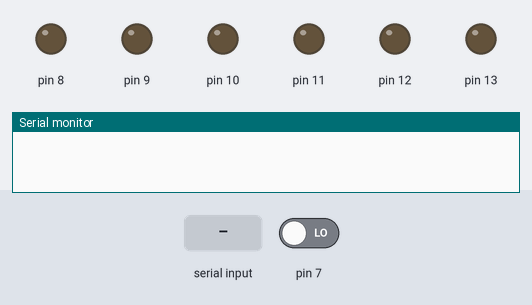
Bench run of a sketch on a simulated Arduino Uno, built with avr-gcc and run on an emulated ATmega328P. Parts: output pins drawn as LEDs (lit = HIGH), the last lines printed to the serial monitor. The test bench sets the inputs (shaded band); at power-on: pin 7 LOW.

Above: at 1.2 s.
1.3 s: byte 79 (79) received over Serial
2.8 s: "30,150\n" received over Serial
At 4.0 s:
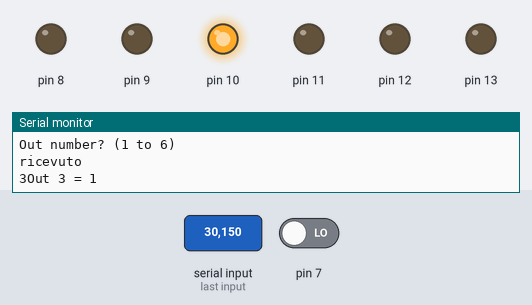
4.3 s: byte 73 (73) received over Serial
5.8 s: "65\n" received over Serial
7.3 s: byte 65 (65) received over Serial
8.8 s: "5\n" received over Serial
Timing chart, 0 to 11.3 s (numbered marks = the images above; inputs shaded):
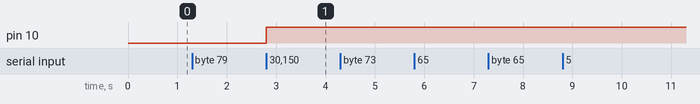

Measured:
- after the input at 2.8 s, pin 10: LOW → HIGH at once

The sketch:

relay-shield.ino
```cpp
//Relay Shield
//by Boris Landoni
//www.open-electronics.org
//www.futurashop.it

// Variables will change:
int in=0;
int out=0;
int an=0;
int inByte=0;

// the follow variables is a long because the time, measured in miliseconds,
// will quickly become a bigger number than can be stored in an int.
long interval = 1000;           // interval at which to blink (milliseconds)

void setup() {

    // start serial port at 9600 bps:
  Serial.begin(9600);

  // set the digital pin as output:
  for (int out=8; out<=13; out++){
    pinMode(out, OUTPUT);
  }
}

void loop()
{
  // here is where you'd put code that needs to be running all the time.

  // check to see if it's time to blink the LED; that is, if the
  // difference between the current time and last time you blinked
  // the LED is bigger than the interval at which you want to
  // blink the LED.

  if (Serial.available() > 0) {
    protocollo();
  }

}

void protocollo()
{
  inByte = Serial.read();
    switch (inByte)
    {
        case 79: //O  out

          Serial.println("Out number? (1 to 6)");   // send an initial string
            while (Serial.available() <= 0)
            {
              delay(300);
            }

            out = Serial.read()-48;
            Serial.println("ricevuto ");
            Serial.print(out);
            if (out>=1&&out<=6)
            {
              out=out+7;
              if (!digitalRead(out))
                digitalWrite(out, HIGH);
              else
                digitalWrite(out, LOW);

              Serial.print("Out ");
              Serial.print(out-7);
              Serial.print(" = ");
              Serial.println(digitalRead(out));
            }

          break;

        case 73: //I
          //input

          Serial.println("In number? (1 to 6)");   // send an initial string

            while (Serial.available() <= 0)
            {
              delay(300);
            }

            in = Serial.read()-48;
            if (in>=1&&in<=6){
            in=in+1;

            Serial.print("In ");
            Serial.print(in-1);
            Serial.print(" = ");
            Serial.println(digitalRead(in));
            }
          break;

          case 65: //A
          //analog

          Serial.println("Analog number? (1 to 6)");   // send an initial string

            while (Serial.available() <= 0)
            {
              delay(300);
            }

            an = Serial.read()-48;
            if (an>=1&&an<=6){
            an=an-1;

            Serial.print("Analog ");
            Serial.print(an+1);
            Serial.print(" = ");
            Serial.println(analogRead(an));
            }
          break;

        //default:
          // if nothing else matches, do the default
          // default is optional

    }

}
```
